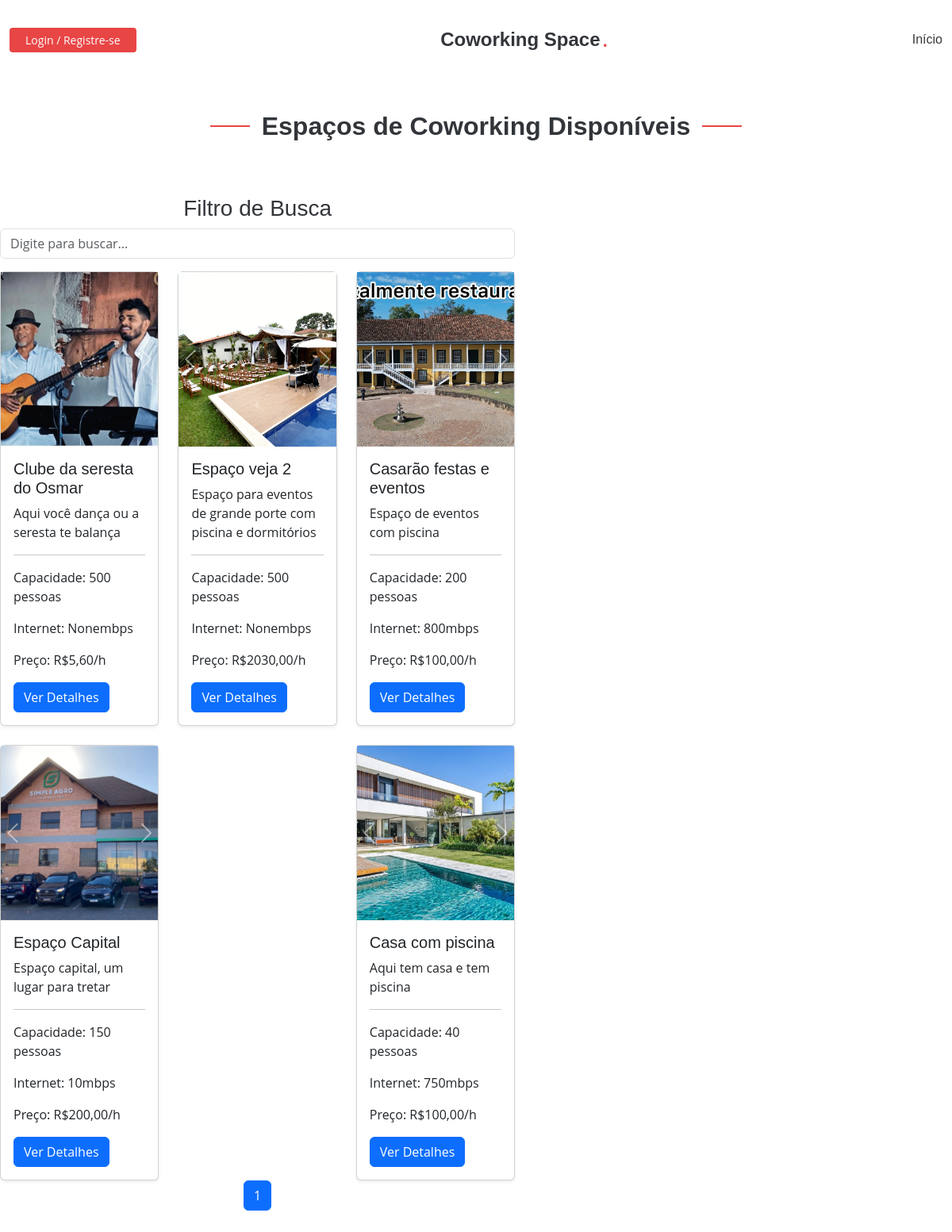
Page /reservas/ on the committed database.
### reservas/models.py (models this page shows, shortened)
class ImagemEspacoCoworking(models.Model):
    espaco = models.ForeignKey(EspacoCoworking, related_name='imagens', on_delete=models.CASCADE)
    imagem = models.ImageField(upload_to='fotos/')

class EspacoCoworking(models.Model):
    nome = models.CharField(max_length=100)
    endereco = models.CharField(max_length=200)
    frase_destaque = models.CharField(max_length=100, blank=True, null=True)
    descricao = models.TextField(blank=True, null=True)
    capacidade = models.IntegerField()
    preco_por_hora = models.DecimalField(max_digits=10, decimal_places=2)
    latitude = models.FloatField(default=0)
    longitude = models.FloatField(default=0)
    prioridade = models.IntegerField(default=0, blank=True, null=True)
    palavras_chave = models.TextField(blank=True, null=True, help_text='Separado por -')
    instagram = models.URLField(max_length=255, blank=True, null=True)
    facebook = models.URLField(max_length=255, blank=True, null=True)
    linkedin = models.URLField(max_length=255, blank=True, null=True)
    nome_espaco = models.CharField(max_length=255, blank=True, null=True)
    razao_social = models.CharField(max_length=255, blank=True, null=True)
    cep = models.CharField(max_length=20, blank=True, null=True)
    pais = models.CharField(max_length=100, blank=True, null=True)
    uf = models.CharField(max_length=2, blank=True, null=True)
    cidade = models.CharField(max_length=100, blank=True, null=True)
    bairro = models.CharField(max_length=100, blank=True, null=True)
    logradouro = models.CharField(max_length=255, blank=True, null=True)
    numero = models.CharField(max_length=10, blank=True, null=True)
    complemento = models.CharField(max_length=255, blank=True, null=True)
    logo = models.ImageField(upload_to='logos/', blank=True, null=True)
    foto_horizontal = models.ImageField(upload_to='fotos_espaco/', blank=True, null=True)
    nome_proprietario = models.CharField(max_length=255, blank=True, null=True)
    email_proprietario = models.EmailField(blank=True, null=True)
    telefone_proprietario = models.CharField(max_length=20, blank=True, null=True)
    nome_gerente = models.CharField(max_length=255, blank=True, null=True)
    email_gerente = models.EmailField(blank=True, null=True)
    telefone_gerente = models.CharField(max_length=20, blank=True, null=True)
    titular_conta = models.CharField(max_length=255, blank=True, null=True)
    banco = models.CharField(max_length=100, blank=True, null=True)
    agencia = models.CharField(max_length=20, blank=True, null=True)
    conta = models.CharField(max_length=20, blank=True, null=True)
    tipo_conta = models.CharField(max_length=50, blank=True, null=True)
    tipo_pix = models.CharField(max_length=50, blank=True, null=True)
    pix = models.CharField(max_length=100, blank=True, null=True)
    cafe = models.BooleanField(default=False)
    cha = models.BooleanField(default=False)
    massagem = models.BooleanField(default=False)
    outros_diferenciais = models.CharField(max_length=255, blank=True, null=True)
    wifi = models.BooleanField(default=False)
    acessibilidade = models.BooleanField(default=False)
    acesso24h = models.BooleanField(default=False)
    playground_kids = models.BooleanField(default=False)
    ar_condicionado = models.BooleanField(default=False)
    area_alimentacao = models.BooleanField(default=False)
    biblioteca = models.BooleanField(default=False)
    cabine_call = models.BooleanField(default=False)
    cozinha = models.BooleanField(default=False)
    espaco_pet = models.BooleanField(default=False)
    espaco_convivencia = models.BooleanField(default=False)
    lounge = models.BooleanField(default=False)
    galeria_arte = models.BooleanField(default=False)
    geladeira = models.BooleanField(default=False)
    gerador_eletricidade = models.BooleanField(default=False)
    jardim = models.BooleanField(default=False)
    quadro_branco = models.BooleanField(default=False)
    recepcao = models.BooleanField(default=False)
    sala_descompressao = models.BooleanField(default=False)
    sala_jogos = models.BooleanField(default=False)
    varanda = models.BooleanField(default=False)
    vestuario = models.BooleanField(default=False)
    velocidade_internet = models.CharField(max_length=50, blank=True, null=True)
    auditorio = models.BooleanField(default=False)
    cafeteria = models.BooleanField(default=False)
    coliving = models.BooleanField(default=False)
    espaco_eventos = models.BooleanField(default=False)
    estudio_gravacao = models.BooleanField(default=False)
    restaurante = models.BooleanField(default=False)
    fotos_area_comum = models.ImageField(upload_to='fotos_areas_comuns/', blank=True, null=True)
    fotos_area_compartilhada = models.ImageField(upload_to='fotos_areas_compartilhadas/', blank=True, null=True)
    fotos_salas_privativas = models.ImageField(upload_to='fotos_salas_privativas/', blank=True, null=True)
    outras_fotos = models.ImageField(upload_to='outras_fotos/', blank=True, null=True)
    proprietario = models.ForeignKey(User, on_delete=models.CASCADE)
    class Meta:
        verbose_name = "Espaço de Coworking"
        verbose_name_plural = "Espaços de Coworking"
        ordering = ['prioridade']  # Ordena os espaços pelo nome de forma padrão

### reservas/views.py (the view)
# urls.py: path('', views.lista_espacos, name='lista_espacos'),
def lista_espacos(request):
    espacos = EspacoCoworking.objects.all()
    paginator = Paginator(espacos, 6)
    page_number = request.GET.get('page')
    page_obj = paginator.get_page(page_number)
    espacos_json = serialize('json', espacos)
    context = {
        'page_obj': page_obj,  # Passa os objetos paginados para o template
        'espacosJ': espacos_json  # Serializado diretamente para o template
    }
    return render(request, 'reservas/lista_espacos.html', context)

### reservas/templates/reservas/lista_espacos.html (shortened to what this page needs)
{% load static %}
<!DOCTYPE html>
<html lang="en">
<head>
    <link href="{% static 'vendor/bootstrap/css/bootstrap.min.css' %}" rel="stylesheet">
    <link href="{% static 'vendor/bootstrap-icons/bootstrap-icons.css' %}" rel="stylesheet">
    <link href="{% static 'css/main.css' %}" rel="stylesheet">
</head>
<body>
    <header id="header" class="header d-flex align-items-center fixed-top">
        <div class="container-fluid position-relative d-flex align-items-center justify-content-between">
            <a href="{% url 'index' %}" class="logo d-flex align-items-center me-auto me-xl-0">
                <h1 class="sitename">Coworking Space</h1><span>.</span>
            </a>
            <nav id="navmenu" class="navmenu">
                <ul>
                    <li><a href="{% url 'index' %}" >Início</a></li>
                </ul>
            </nav>
            <div>
                {% if user.is_authenticated %}
                    <form method="post" action="{% url 'logout' %}">
                        {% csrf_token %}
                        <button type="submit" class="btn-getstarted">Logout</button>
                    </form>
                {% else %}
                    <a class="btn-getstarted" href="{% url 'register' %}">Login / Registre-se</a>
                {% endif %}
            </div>
        </div>
    </header>
    <section class="section">
        <div class="container-fluidEspacos">
            <div class="section-title">
                <h2>Espaços de Coworking Disponíveis</h2>
            </div>
            <div class="row">
                <div class="coworking-list">
                    <center>
                        <h3>Filtro de Busca</h3>
                        <input type="text" id="searchInput" placeholder="Digite para buscar..." class="form-control mb-3">
                    </center>
                    <div class="row gy-4" id="listaEspacos">
                        {% for espaco in page_obj %}
                        <div class="col-lg-4 col-md-6">
                            <div class="card h-100 shadow-sm">
                                <div id="carouselEspaco{{ espaco.id }}" class="carousel slide" data-bs-ride="carousel">
                                    <div class="carousel-inner">
                                        {% for imagem in espaco.imagens.all %}
                                        <div class="carousel-item {% if forloop.first %}active{% endif %}">
                                            <img src="{{ imagem.imagem.url }}" class="d-block w-100" alt="Imagem do Espaço" style="height: 220px; object-fit: cover;">
                                        </div>
                                        {% endfor %}
                                    </div>
                                    <button class="carousel-control-prev" type="button" data-bs-target="#carouselEspaco{{ espaco.id }}" data-bs-slide="prev">
                                        <span class="carousel-control-prev-icon" aria-hidden="true"></span>
                                    </button>
                                    <button class="carousel-control-next" type="button" data-bs-target="#carouselEspaco{{ espaco.id }}" data-bs-slide="next">
                                        <span class="carousel-control-next-icon" aria-hidden="true"></span>
                                    </button>
                                </div>
                                <div class="card-body">
                                    <h5 class="card-title">{{ espaco.nome }}</h5>
                                    <p class="card-text">{{ espaco.frase_destaque }}</p>
                                    <hr>
                                    <p class="description">Capacidade: {{ espaco.capacidade }} pessoas</p>
                                    <p class="description">Internet: {{ espaco.velocidade_internet }}mbps</p>
                                    <p class="description">Preço: R${{ espaco.preco_por_hora }}/h</p>
                                    <a href="{% url 'detalhe_espaco' espaco.id %}" class="btn btn-primary">Ver Detalhes</a>
                                </div>
                            </div>
                        </div>
                        {% empty %}
                        <p>Não há espaços de coworking disponíveis no momento.</p>
                        {% endfor %}
                    </div>
                    <nav aria-label="Page navigation">
                        <ul class="pagination justify-content-center">
                            {% for num in page_obj.paginator.page_range %}
                            <li class="page-item {% if page_obj.number == num %}active{% endif %}">
                                <a class="page-link" href="?page={{ num }}">{{ num }}</a>
                            </li>
                            {% endfor %}
                        </ul>
                    </nav>
                </div>
                <div id="map" class="map-container"></div>
                <div id="map" class="map-container"></div>
            </div>
        </div>
    </section>
</body>
</html>

### reservas/static/css/main.css (style rules this page uses)
:root { --default-font: "Open Sans", system-ui, -apple-system, "Segoe UI", Roboto, "Helvetica Neue", Arial, "Noto Sans", "Liberation Sans", sans-serif, "Apple Color Emoji", "Segoe UI Emoji", "Segoe UI Symbol", "Noto Color Emoji"; --heading-font: "Montserrat", sans-serif; --nav-font: "Poppins", sans-serif; }
:root { --background-color: #ffffff; --default-color: #212529; --heading-color: #32353a; --accent-color: #e84545; --surface-color: #ffffff; --contrast-color: #ffffff; }
:root { --nav-color: #3a3939; --nav-hover-color: #e84545; --nav-mobile-background-color: #ffffff; --nav-dropdown-background-color: #ffffff; --nav-dropdown-color: #3a3939; --nav-dropdown-hover-color: #e84545; }
:root { scroll-behavior: smooth; }
body { color: var(--default-color); background-color: var(--background-color); font-family: var(--default-font); }
a { color: var(--accent-color); text-decoration: none; transition: 0.3s; }
h1, h2, h3, h4, h5, h6 { color: var(--heading-color); font-family: var(--heading-font); }
.header { color: var(--default-color); background-color: var(--background-color); padding: 20px 0; transition: all 0.5s; z-index: 997; }
.header .logo { line-height: 1; }
.header .logo h1 { font-size: 24px; margin: 0; font-weight: 600; color: var(--heading-color); }
.header .logo span { color: var(--accent-color); font-size: 24px; font-weight: 600; padding-left: 3px; }
.header .btn-getstarted, .header .btn-getstarted:focus { color: var(--contrast-color); background: var(--accent-color); font-size: 14px; padding: 8px 26px; margin: 0; border-radius: 4px; transition: 0.3s; }
@media (max-width: 1200px) { .header .logo { order: 1; } }
@media (max-width: 1200px) { .header .btn-getstarted { order: 2; margin: 0 15px 0 0; padding: 6px 20px; } }
@media (max-width: 1200px) { .header .navmenu { order: 3; } }
@media (min-width: 1200px) { .navmenu { padding: 0; } }
@media (min-width: 1200px) { .navmenu ul { margin: 0; padding: 0; display: flex; list-style: none; align-items: center; } }
@media (min-width: 1200px) { .navmenu li { position: relative; } }
@media (min-width: 1200px) { .navmenu a, .navmenu a:focus { color: var(--nav-color); padding: 18px 15px; font-size: 16px; font-family: var(--nav-font); font-weight: 400; display: flex; align-items: center; justify-content: space-between; white-space: nowrap; transition: 0.3s; } }
@media (min-width: 1200px) { .navmenu li:last-child a { padding-right: 0; } }
section, .section { color: var(--default-color); background-color: var(--background-color); padding: 60px 0; scroll-margin-top: 98px; overflow: clip; }
.section-title { text-align: center; padding-bottom: 60px; position: relative; }
.section-title h2 { font-size: 32px; font-weight: 700; position: relative; }
.section-title h2:before, .section-title h2:after { content: ""; width: 50px; height: 2px; background: var(--accent-color); display: inline-block; }
.section-title h2:before { margin: 0 15px 10px 0; }
.section-title h2:after { margin: 0 0 10px 15px; }

### reservas/templates/reservas/lista_espacos.html (style rules this page uses)
.container-fluidEspacos { margin-top: 80px; }
.row { justify-content: space-between; }
.coworking-list { width: 55%; margin-right: 20px; }
.map-container { width: 40%; height: 540px; top: 80px; right: 20px; z-index: 1; }
.pagination { justify-content: center; }

### rows in the picture
EspacoCoworking: nome "Clube da seresta do Osmar", frase_destaque "Aqui você dança ou a seresta te balança", capacidade "500", velocidade_internet "None", preco_por_hora "5,60"
ImagemEspacoCoworking: imagem (picture)
EspacoCoworking: nome "Espaço veja 2", frase_destaque "Espaço para eventos de grande porte com piscina e dormitórios", capacidade "500", velocidade_internet "None", preco_por_hora "2030,00"
ImagemEspacoCoworking: imagem (picture)
EspacoCoworking: nome "Casarão festas e eventos", frase_destaque "Espaço de eventos com piscina", capacidade "200", velocidade_internet "800", preco_por_hora "100,00"
ImagemEspacoCoworking: imagem (picture)
EspacoCoworking: nome "Espaço Capital", frase_destaque "Espaço capital, um lugar para tretar", capacidade "150", velocidade_internet "10", preco_por_hora "200,00"
ImagemEspacoCoworking: imagem (picture)
EspacoCoworking: nome "Casa com piscina", frase_destaque "Aqui tem casa e tem piscina", capacidade "40", velocidade_internet "750", preco_por_hora "100,00"
ImagemEspacoCoworking: imagem (picture)

### other values in the picture
{{ num }} "1"
